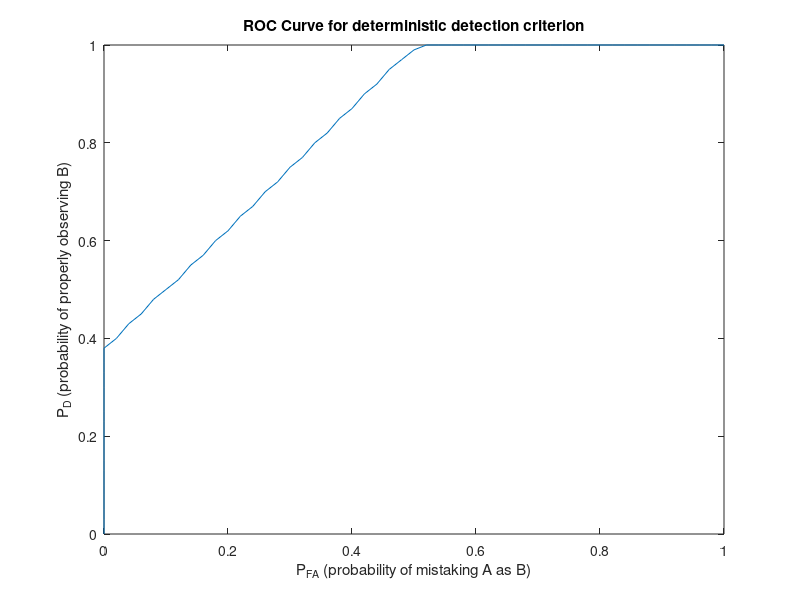

MATLAB code for this plot:
cta = linspace(7.5,12.5,100);
ctb = linspace(10,14,100);

n=1;
for beta=6:0.1:15
    pd(n) = sum(ctb>beta)/length(ctb);
    pfa(n) = sum(cta>beta)/length(cta);
    n=n+1;
end

figure, plot(pfa, pd)
title('ROC Curve for deterministic detection criterion');
xlabel('P_F_A (probability of mistaking A as B)');
ylabel('P_D (probability of properly observing B)');